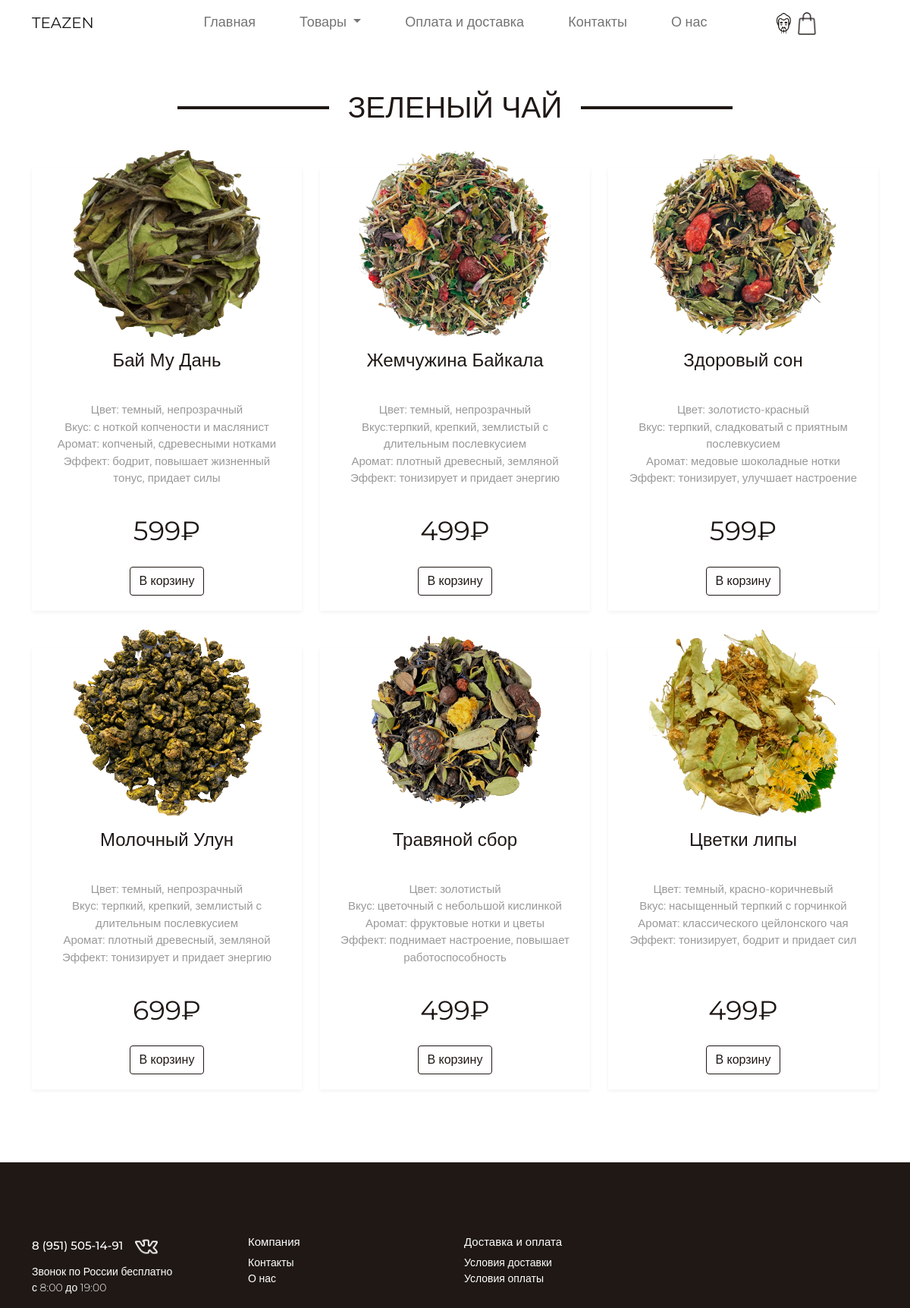
Screenshot of /teazen/green_tea/ with the database file from the repository.
### teazen/models.py (models this page shows, shortened)
class Tea(models.Model):
    image = models.ImageField(upload_to='static/img/')
    vid = models.ForeignKey(Product, on_delete=models.CASCADE)
    name = models.CharField(max_length=60, help_text="Введите название чая")
    content = models.TextField(null=True, blank=True)
    price = models.DecimalField(max_digits=8, decimal_places=0,null=True, blank=True)
    STATUS = (
        ('a', 'Доступен'),
        ('n', 'Нет в наличии'),
    )
    status = models.CharField(max_length=1, choices=STATUS, blank=True, default='a', help_text='Наличие чая')
    class Meta:
        ordering = ('name',)
        verbose_name = 'Чай'
        verbose_name_plural = 'Чай'

### teazen/views.py (the view)
class GreenTeaListView(generic.ListView):
    model = Tea
    context_object_name = 'green_tea'
    template_name = 'teazen/greentea_list.html'
    def get_queryset(self):
        return Tea.objects.filter(vid=7)
    paginate_by = 10

### teazen/context_processors.py (called while the page is built)
def cart_item_count(request):
    if request.user.is_authenticated:
        cart_items_count = OrderItem.get_cart_items_count(request.user)
    else:
        cart_items_count = 0
    return {'cart_items_count': cart_items_count}

### templates/teazen/greentea_list.html (shortened to what this page needs)
{% extends "base_generic.html" %}
{% load static %}
{% block content %}
<link rel="stylesheet" href="{% static 'css/style.css' %}">
  <div class="container mt-2 mb-5">
    <div class="row">
      <div class="h1">
        <div class="title mt-5">
          <span>
            ЗЕЛЕНЫЙ ЧАЙ
          </span>
        </div>
      </div>
    </div>
  </div>
  {% if green_tea %}
  <div class="container">
    <div class="row">
  {% for object in green_tea %}
        <div class="col-lg-4 col-sm-6 mb-5">
          <div class="product-card">
            <div class="product-thumb">
              <a href="#"><img src='{{ object.image.url }}'></a>
            </div>
            <div class="product-details">
              <h4><a href="#">{{ object.name}}</a></h4>
              <p>{{object.content |linebreaksbr}}</p>
              <div class="product-bottom-details juistify-content-between">
                <div class="product-price">
                  {{ object.price }}₽
                </div>
                <div class="product-links">
                  {% if user.is_authenticated %}
                  <div class="product-links">
                    {% csrf_token %}
                    <a href="{% url 'add_to_cart' object.id %}" class="btn btn-outline-dark" role="button">В корзину</a>
                  </div>
            {% else %}
            <div class="product-links">
              <a href="{% url 'login' %}" class="btn btn-outline-dark" role="button">В корзину</a>
            </div>
            {% endif %}
                </div>
              </div>
            </div>
          </div>
        </div>
      {% endfor %}
    </div>
  </div>
  {% endif %}
{% endblock %}

### static/css/style.css (style rules this page uses)
html { scroll-behavior: smooth; }
body { font-family: 'Montserrat', sans-serif; color: #1F1815; background-color: #fff; min-width: 320px; }
html, body { height: 100%; }
img { max-width: 100%; height: auto; }
.product-links a { text-decoration: none; color: #1F1815; }
.title { overflow: hidden; text-align: center; }
.title span { display: inline-block; vertical-align: middle; }
.title:before, .title:after { content: ""; display: inline-block; vertical-align: middle; width: 200px; height: 4px; background-color: #1F1815; position: relative; }
.title:before { margin-left: -100%; left: -14px; }
.title:after { margin-right: -100%; right: -14px; }
@media screen and (min-width: 700px) { .title { font-size: 39px; } }
.product-card { box-shadow: 0 2px 5px 0 rgba(0, 0, 0, 0.06); transition: all .3s; }
.product-thumb { display: flex; align-items: center; justify-content: center; height: 200px; padding: 20px; }
.product-thumb img { max-width: 100%; max-height: 100%; }
.product-details { padding: 20px; }
.product-details h4 a { font-weight: 460; display: block; height: 60px; overflow: hidden; text-decoration: none; color: #1F1815; display: flex; text-align: center; justify-content: center; margin-top: 20px; }
.product-details p { font-size: 15px; margin-bottom: 10px; color:#999; height: 135px; overflow: hidden; text-align: center; }
.product-price { font-size: 35px; color: #1F1815; font-weight: 400; display: flex; justify-content: center; }
.product-links { margin-top: 10px; display: flex; justify-content: center; }
.btn-outline-dark { border-color: #1F1815; color: #1F1815; }

### rows the page displays
Tea: image (picture), name "Бай Му Дань", content "Цвет: темный, непрозрачный Вкус: с ноткой копчености и маслянист Аромат: копченый, сдревесными нотками Эффект: бодрит, повышает жизненный тонус, придает силы", price "599"
Tea: image (picture), name "Жемчужина Байкала", content "Цвет: темный, непрозрачный Вкус:терпкий, крепкий, землистый с длительным послевкусием Аромат: плотный древесный, земляной Эффект: тонизирует и придает энергию", price "499"
Tea: image (picture), name "Здоровый сон", content "Цвет: золотисто-красный Вкус: терпкий, сладковатый с приятным послевкусием Аромат: медовые шоколадные нотки Эффект: тонизирует, улучшает настроение", price "599"
Tea: image (picture), name "Молочный Улун", content "Цвет: темный, непрозрачный Вкус: терпкий, крепкий, землистый с длительным послевкусием Аромат: плотный древесный, земляной Эффект: тонизирует и придает энергию", price "699"
Tea: image (picture), name "Травяной сбор", content "Цвет: золотистый Вкус: цветочный с небольшой кислинкой Аромат: фруктовые нотки и цветы Эффект: поднимает настроение, повышает работоспособность", price "499"
Tea: image (picture), name "Цветки липы", content "Цвет: темный, красно-коричневый Вкус: насыщенный терпкий с горчинкой Аромат: классического цейлонского чая Эффект: тонизирует, бодрит и придает сил", price "499"
